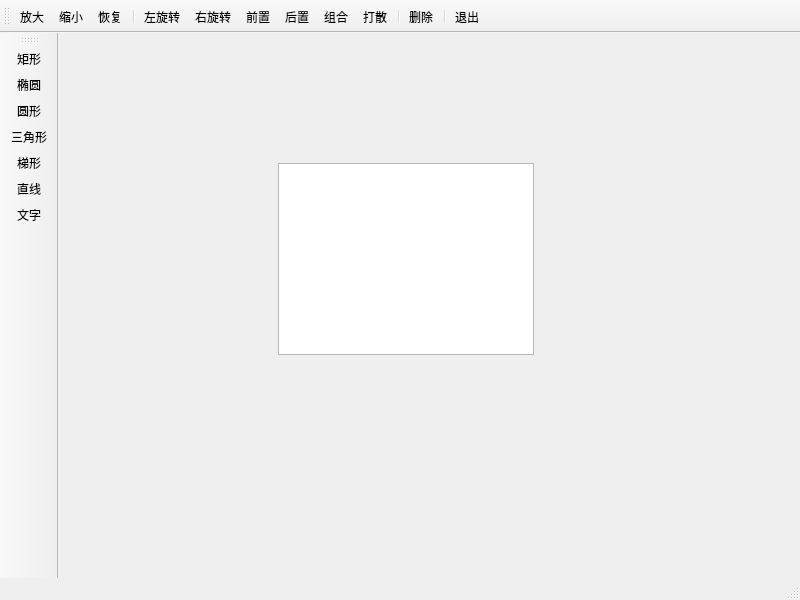
<?xml version="1.0" encoding="UTF-8"?>
<ui version="4.0">
 <class>MainWindow</class>
 <widget class="QMainWindow" name="MainWindow">
  <property name="geometry">
   <rect>
    <x>0</x>
    <y>0</y>
    <width>800</width>
    <height>600</height>
   </rect>
  </property>
  <property name="windowTitle">
   <string>MainWindow</string>
  </property>
  <property name="toolButtonStyle">
   <enum>Qt::ToolButtonStyle::ToolButtonTextUnderIcon</enum>
  </property>
  <widget class="QWidget" name="centralwidget">
   <widget class="CMy_GraphicsView" name="graphicsView">
    <property name="geometry">
     <rect>
      <x>220</x>
      <y>130</y>
      <width>256</width>
      <height>192</height>
     </rect>
    </property>
   </widget>
  </widget>
  <widget class="QMenuBar" name="menubar">
   <property name="geometry">
    <rect>
     <x>0</x>
     <y>0</y>
     <width>800</width>
     <height>22</height>
    </rect>
   </property>
  </widget>
  <widget class="QStatusBar" name="statusbar"/>
  <widget class="QToolBar" name="toolBar">
   <property name="windowTitle">
    <string>toolBar</string>
   </property>
   <attribute name="toolBarArea">
    <enum>TopToolBarArea</enum>
   </attribute>
   <attribute name="toolBarBreak">
    <bool>false</bool>
   </attribute>
   <addaction name="actZoomIn"/>
   <addaction name="actZoomOut"/>
   <addaction name="actRestore"/>
   <addaction name="separator"/>
   <addaction name="actRotateLeft"/>
   <addaction name="actRotateRight"/>
   <addaction name="actEdit_Front"/>
   <addaction name="actEdit_Back"/>
   <addaction name="actGroup"/>
   <addaction name="actGroupBreak"/>
   <addaction name="separator"/>
   <addaction name="actEdit_Delete"/>
   <addaction name="separator"/>
   <addaction name="actQuit"/>
  </widget>
  <widget class="QToolBar" name="toolBar_2">
   <property name="windowTitle">
    <string>toolBar_2</string>
   </property>
   <attribute name="toolBarArea">
    <enum>LeftToolBarArea</enum>
   </attribute>
   <attribute name="toolBarBreak">
    <bool>false</bool>
   </attribute>
   <addaction name="actItem_Rect"/>
   <addaction name="actItem_Ellipse"/>
   <addaction name="actItem_Circle"/>
   <addaction name="actItem_Triangle"/>
   <addaction name="actItem_Polygon"/>
   <addaction name="actItem_Line"/>
   <addaction name="actItem_Text"/>
  </widget>
  <action name="actItem_Rect">
   <property name="icon">
    <iconset resource="res.qrc">
     <normaloff>:/images/images/RECTANGL.BMP</normaloff>:/images/images/RECTANGL.BMP</iconset>
   </property>
   <property name="text">
    <string>矩形</string>
   </property>
   <property name="toolTip">
    <string>添加矩形</string>
   </property>
  </action>
  <action name="actItem_Ellipse">
   <property name="icon">
    <iconset resource="res.qrc">
     <normaloff>:/images/images/ELLIPSE.BMP</normaloff>:/images/images/ELLIPSE.BMP</iconset>
   </property>
   <property name="text">
    <string>椭圆</string>
   </property>
   <property name="toolTip">
    <string>添加椭圆型</string>
   </property>
  </action>
  <action name="actItem_Line">
   <property name="icon">
    <iconset resource="res.qrc">
     <normaloff>:/images/images/LINE.BMP</normaloff>:/images/images/LINE.BMP</iconset>
   </property>
   <property name="text">
    <string>直线</string>
   </property>
   <property name="toolTip">
    <string>添加直线</string>
   </property>
  </action>
  <action name="actEdit_Delete">
   <property name="icon">
    <iconset resource="res.qrc">
     <normaloff>:/images/images/108.bmp</normaloff>:/images/images/108.bmp</iconset>
   </property>
   <property name="text">
    <string>删除</string>
   </property>
   <property name="toolTip">
    <string>删除选中的图元</string>
   </property>
  </action>
  <action name="actQuit">
   <property name="icon">
    <iconset resource="res.qrc">
     <normaloff>:/images/images/132.bmp</normaloff>:/images/images/132.bmp</iconset>
   </property>
   <property name="text">
    <string>退出</string>
   </property>
   <property name="toolTip">
    <string>退出本系统</string>
   </property>
  </action>
  <action name="actItem_Text">
   <property name="icon">
    <iconset resource="res.qrc">
     <normaloff>:/images/images/800.bmp</normaloff>:/images/images/800.bmp</iconset>
   </property>
   <property name="text">
    <string>文字</string>
   </property>
   <property name="toolTip">
    <string>添加文字</string>
   </property>
  </action>
  <action name="actEdit_Front">
   <property name="icon">
    <iconset resource="res.qrc">
     <normaloff>:/images/images/528.bmp</normaloff>:/images/images/528.bmp</iconset>
   </property>
   <property name="text">
    <string>前置</string>
   </property>
   <property name="toolTip">
    <string>居于最前面</string>
   </property>
  </action>
  <action name="actEdit_Back">
   <property name="icon">
    <iconset resource="res.qrc">
     <normaloff>:/images/images/526.bmp</normaloff>:/images/images/526.bmp</iconset>
   </property>
   <property name="text">
    <string>后置</string>
   </property>
   <property name="toolTip">
    <string>居于最后面</string>
   </property>
  </action>
  <action name="actItem_Polygon">
   <property name="icon">
    <iconset resource="res.qrc">
     <normaloff>:/images/images/FREEFORM.BMP</normaloff>:/images/images/FREEFORM.BMP</iconset>
   </property>
   <property name="text">
    <string>梯形</string>
   </property>
   <property name="toolTip">
    <string>添加梯形</string>
   </property>
  </action>
  <action name="actZoomIn">
   <property name="icon">
    <iconset resource="res.qrc">
     <normaloff>:/images/images/zoomin.png</normaloff>:/images/images/zoomin.png</iconset>
   </property>
   <property name="text">
    <string>放大</string>
   </property>
   <property name="toolTip">
    <string>放大</string>
   </property>
  </action>
  <action name="actZoomOut">
   <property name="icon">
    <iconset resource="res.qrc">
     <normaloff>:/images/images/zoomout.png</normaloff>:/images/images/zoomout.png</iconset>
   </property>
   <property name="text">
    <string>缩小</string>
   </property>
   <property name="toolTip">
    <string>缩小</string>
   </property>
  </action>
  <action name="actRotateLeft">
   <property name="icon">
    <iconset resource="res.qrc">
     <normaloff>:/images/images/rotateleft.png</normaloff>:/images/images/rotateleft.png</iconset>
   </property>
   <property name="text">
    <string>左旋转</string>
   </property>
   <property name="toolTip">
    <string>左旋转</string>
   </property>
  </action>
  <action name="actRotateRight">
   <property name="icon">
    <iconset resource="res.qrc">
     <normaloff>:/images/images/rotateright.png</normaloff>:/images/images/rotateright.png</iconset>
   </property>
   <property name="text">
    <string>右旋转</string>
   </property>
   <property name="toolTip">
    <string>右旋转</string>
   </property>
  </action>
  <action name="actRestore">
   <property name="icon">
    <iconset resource="res.qrc">
     <normaloff>:/images/images/420.bmp</normaloff>:/images/images/420.bmp</iconset>
   </property>
   <property name="text">
    <string>恢复</string>
   </property>
   <property name="toolTip">
    <string>恢复大小</string>
   </property>
  </action>
  <action name="actGroup">
   <property name="icon">
    <iconset resource="res.qrc">
     <normaloff>:/images/images/UNGROUP.BMP</normaloff>:/images/images/UNGROUP.BMP</iconset>
   </property>
   <property name="text">
    <string>组合</string>
   </property>
   <property name="toolTip">
    <string>组合</string>
   </property>
  </action>
  <action name="actGroupBreak">
   <property name="icon">
    <iconset resource="res.qrc">
     <normaloff>:/images/images/128.bmp</normaloff>:/images/images/128.bmp</iconset>
   </property>
   <property name="text">
    <string>打散</string>
   </property>
   <property name="toolTip">
    <string>取消组合</string>
   </property>
  </action>
  <action name="actItem_Circle">
   <property name="icon">
    <iconset resource="res.qrc">
     <normaloff>:/images/images/08.JPG</normaloff>:/images/images/08.JPG</iconset>
   </property>
   <property name="text">
    <string>圆形</string>
   </property>
   <property name="toolTip">
    <string>圆形</string>
   </property>
  </action>
  <action name="actItem_Triangle">
   <property name="icon">
    <iconset resource="res.qrc">
     <normaloff>:/images/images/Icon1242.ico</normaloff>:/images/images/Icon1242.ico</iconset>
   </property>
   <property name="text">
    <string>三角形</string>
   </property>
   <property name="toolTip">
    <string>三角形</string>
   </property>
  </action>
 </widget>
 <customwidgets>
  <customwidget>
   <class>CMy_GraphicsView</class>
   <extends>QGraphicsView</extends>
   <header location="global">my_graphicsview.h</header>
  </customwidget>
 </customwidgets>
 <resources>
  <include location="res.qrc"/>
 </resources>
 <connections>
  <connection>
   <sender>actQuit</sender>
   <signal>triggered()</signal>
   <receiver>MainWindow</receiver>
   <slot>close()</slot>
   <hints>
    <hint type="sourcelabel">
     <x>-1</x>
     <y>-1</y>
    </hint>
    <hint type="destinationlabel">
     <x>399</x>
     <y>299</y>
    </hint>
   </hints>
  </connection>
 </connections>
</ui>
